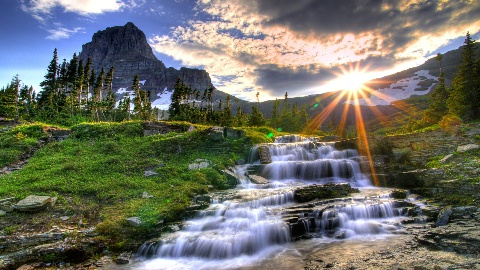
#> input picture recursos/paisaje_reducido.jpg, 480 x 270 px, found by its file name
$ python opencv_02.py
#> lines starting #> are read from the running program, lines starting #| are printed output that depends on the picture
# Separar, mostrar canales individuales y combinar canales

import numpy as np
import cv2
import os

def CargarImagen(mostrar=True):
#> called with mostrar = True
    ruta = os.getcwd()
    nombreArchivo = r'recursos\paisaje_reducido.jpg'
    rutaAbrir = os.path.join(ruta, nombreArchivo)
    imagen = cv2.imread(rutaAbrir)
#> imagen is the input picture: shape (270, 480, 3); mean B, G, R 102.3, 112.1, 110.4

    if mostrar:
        cv2.imshow('imagen', imagen)
        cv2.moveWindow('imagen', 0, 0)

    return imagen

def SepararCanales(imagen, mostrar=True):
#> called with mostrar = False
    h, w, c = imagen.shape
#> h = 270; w = 480; c = 3
    B, G, R = cv2.split(imagen)
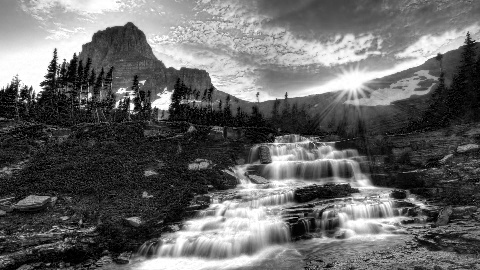
#> B: shape (270, 480); min 0, max 255, mean 102.3
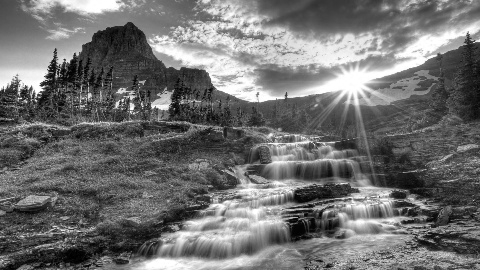
#> G: shape (270, 480); min 0, max 255, mean 112.1
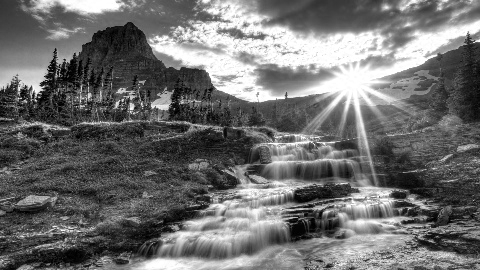
#> R: shape (270, 480); min 0, max 255, mean 110.4

    if mostrar:
        cv2.imshow('azul', B)
        cv2.moveWindow('azul', w, 0)

        cv2.imshow('verde', G)
        cv2.moveWindow('verde', 0, h)

        cv2.imshow('rojo', B)
        cv2.moveWindow('rojo', w, h)

    return B, G, R

def MostrarColoresSeparados(azul, verde, rojo, mostrar=True):
#> called with mostrar = False
    h, w, c = imagen.shape
#> h = 270; w = 480; c = 3

    canalVacio = np.zeros(shape=(h, w), dtype='uint8')

    imagenRojo = cv2.merge([canalVacio, canalVacio, rojo])
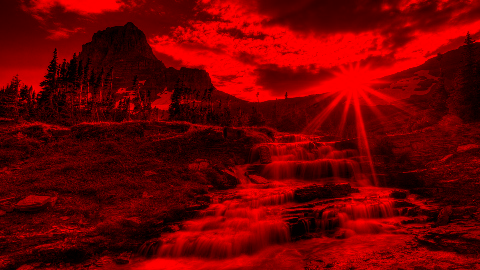
#> imagenRojo: shape (270, 480, 3); mean of channels 0, 1, 2 0, 0, 110.4; drawn as B, G, R
    imagenVerde = cv2.merge([canalVacio, verde, canalVacio])
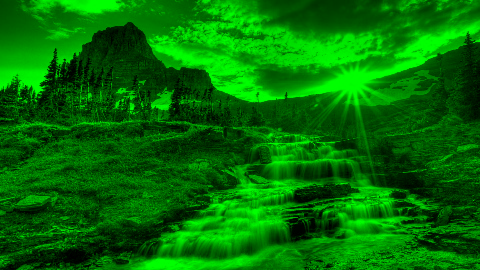
#> imagenVerde: shape (270, 480, 3); mean of channels 0, 1, 2 0, 112.1, 0; drawn as B, G, R
    imagenAzul = cv2.merge([azul, canalVacio, canalVacio])
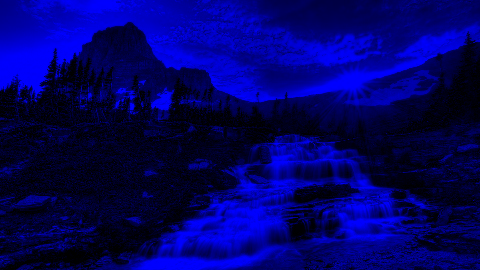
#> imagenAzul: shape (270, 480, 3); mean of channels 0, 1, 2 102.3, 0, 0; drawn as B, G, R

    if mostrar:
        cv2.imshow('rojo', imagenRojo)
        cv2.moveWindow('rojo', w, 0)

        cv2.imshow('verde', imagenVerde)
        cv2.moveWindow('verde', 0, h)

        cv2.imshow('azul', imagenAzul)
        cv2.moveWindow('rojo', w, h)

    return None

def CombinarCanales(azul, verde, rojo, mostrar=True):
#> called with mostrar = True
    h, w = azul.shape
#> h = 270; w = 480
    # imagenComb = cv2.merge([verde, azul, rojo])
    # imagenComb = cv2.merge([rojo, verde, azul])
    imagenComb = cv2.merge([azul, verde, rojo])

    if mostrar:
        cv2.imshow('canales combinados', imagenComb)
        cv2.moveWindow('canales combinados', 0, h)

    return imagenComb

if __name__ == "__main__":
    imagen = CargarImagen()
    azul, verde, rojo = SepararCanales(imagen, False)
    MostrarColoresSeparados(azul, verde, rojo, False)
    CombinarCanales(azul, verde, rojo)


    cv2.waitKey(0)
